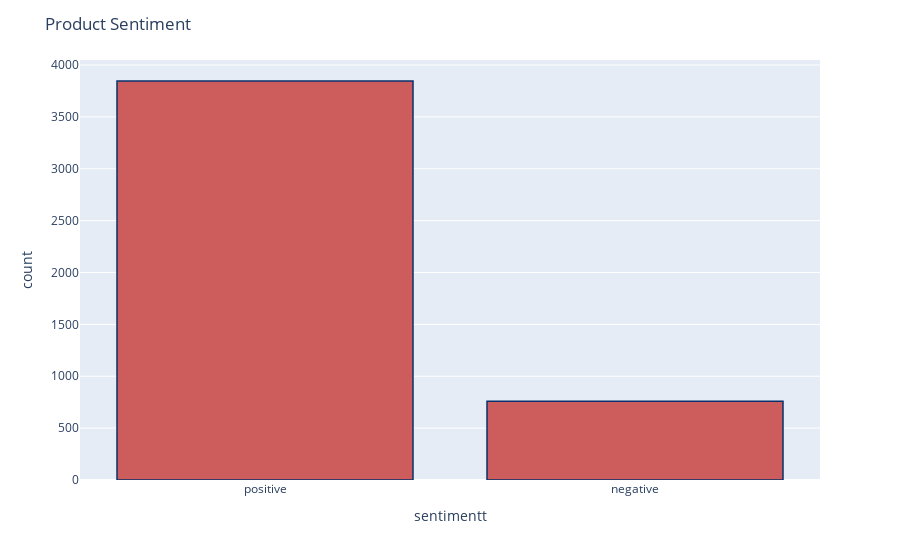

This figure's notebook cell:
### Code cell
# Explore data by sentiment 
df['sentimentt'] = df['sentiment'].replace({-1 : 'negative'})
df['sentimentt'] = df['sentimentt'].replace({1 : 'positive'})
fig = px.histogram(df, x="sentimentt")
fig.update_traces(marker_color="indianred",marker_line_color='rgb(8,48,107)',
                  marker_line_width=1.5)
fig.update_layout(title_text='Product Sentiment')
fig.show()

### Figure 1 — Plotly figure (JSON) as saved in the notebook; plotly's stock layout.template omitted (floating-point values rounded to 4 significant figures; data arrays with more than 128 entries replaced by an {"elided": "..."} marker saying what was removed)
{"data": [{"alignmentgroup": "True", "bingroup": "x", "hovertemplate": "sentimentt=%{x}<br>count=%{y}<extra></extra>", "legendgroup": "", "marker": {"color": "indianred", "line": {"color": "rgb(8,48,107)", "width": 1.5}, "pattern": {"shape": ""}}, "name": "", "offsetgroup": "", "orientation": "v", "showlegend": false, "type": "histogram", "x": {"elided": "4605 str values"}, "xaxis": "x", "yaxis": "y"}], "layout": {"barmode": "relative", "legend": {"tracegroupgap": 0}, "margin": {"t": 60}, "title": {"text": "Product Sentiment"}, "xaxis": {"anchor": "y", "domain": [0, 1], "title": {"text": "sentimentt"}}, "yaxis": {"anchor": "x", "domain": [0, 1], "title": {"text": "count"}}}}
